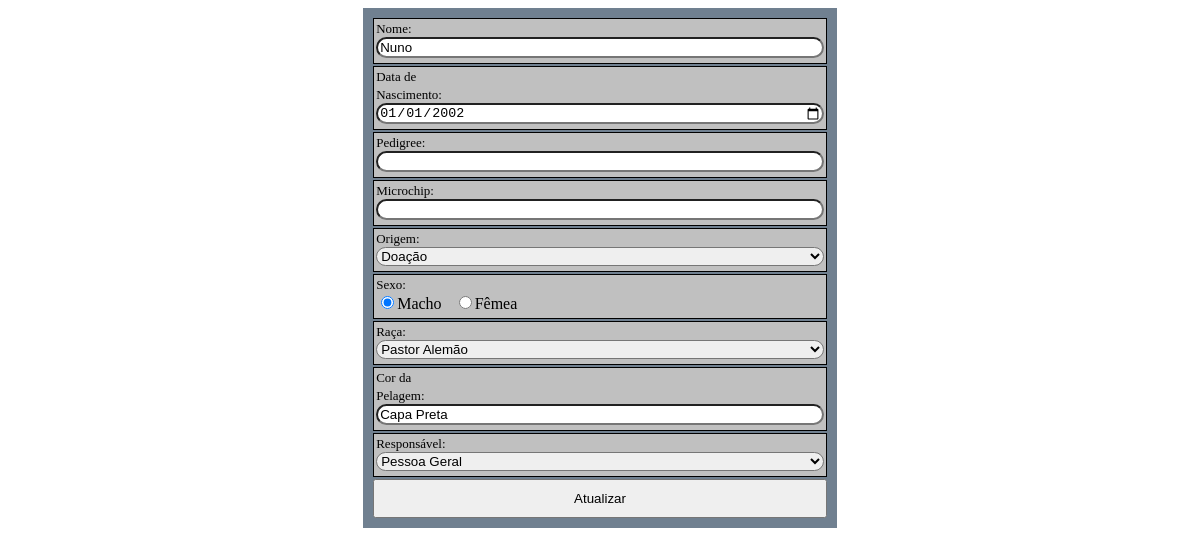
The page /src/Module/Canino/view/edit.php?id_canino=1 on the database its author committed.
### tables this page shows
CREATE TABLE `canino` (
  `id_canino` int(11) NOT NULL AUTO_INCREMENT,
  `nome_canino` text,
  `data_nascimento` date DEFAULT NULL,
  `pedigree` text,
  `microchip` text,
  `origem` varchar(50) DEFAULT NULL,
  `sexo` varchar(50) DEFAULT NULL,
  `id_raca` int(11) DEFAULT NULL,
  `id_box` int(11) DEFAULT NULL,
  `cpf` varchar(11) DEFAULT NULL,
  `cor` varchar(50) DEFAULT NULL,
  PRIMARY KEY (`id_canino`),
  KEY `id_raca` (`id_raca`),
  KEY `id_box` (`id_box`),
  KEY `canino_ibfk_1` (`cpf`),
  CONSTRAINT `canino_ibfk_1` FOREIGN KEY (`cpf`) REFERENCES `pessoa` (`cpf`),
  CONSTRAINT `canino_ibfk_2` FOREIGN KEY (`id_raca`) REFERENCES `raca` (`id_raca`),
  CONSTRAINT `canino_ibfk_3` FOREIGN KEY (`id_box`) REFERENCES `box` (`id_box`)
);

CREATE TABLE `raca` (
  `id_raca` int(11) NOT NULL AUTO_INCREMENT,
  `nome_raca` text,
  PRIMARY KEY (`id_raca`)
);

CREATE TABLE `pessoa` (
  `cpf` varchar(11) NOT NULL,
  `email` text,
  `nome_pessoa` text,
  `senha` text,
  `id_perfil` int(11) DEFAULT NULL,
  PRIMARY KEY (`cpf`),
  KEY `id_perfil` (`id_perfil`),
  CONSTRAINT `pessoa_ibfk_1` FOREIGN KEY (`id_perfil`) REFERENCES `perfil` (`id_perfil`)
);

### src/Module/Canino/Model/CaninoTabela.php (called while the page is built, shortened)
<?php
class CaninoTabela implements ITabela{
    public static function getInstancia() {
        $ds = new \CasteloBranco\Canil\Data\ClientDataSet();
        $ds->setTable("canino");
        return $ds;
    }
    public static function find(array $id) {
        $ds = self::getInstancia();
        return \CasteloBranco\Canil\Factory\Creator::
                factoryMethod(Canino::class,$ds->getRow($id));
    }
}

### src/Data/ClientDataSet.php (called while the page is built, shortened)
<?php
class ClientDataSet {
    private $table;
    public function setTable($table) {
        $this->table = $table;
        return $this;
    }
    public function getRow(array $id){
        $ds = new Table\SelectData($this->table);
        $ds->setWhere($id);
        $ds->setVals($id);
        return $ds->row();
    }
}

### src/Data/Table/SelectData.php (called while the page is built, shortened)
<?php
class SelectData extends DataSet{
    private $table;
    private $join = array();
    private $order = array();
    private $group = array();
    private $where = array();
    private $having = array();
    private $limit = array();
    public function __construct($tblName) {
        $this->table = $tblName;
    }
    public function getComando() {
        $cmd = "SELECT ".substr($this->getCols(),0,-1)." FROM $this->table".$this->space($this->join);
        $cmd .= $this->getJoin().$this->space($this->where);
        $cmd .= $this->getWhere().$this->space($this->group);
        $cmd .= substr($this->getGroup(),0,-1).$this->space($this->having);
        $cmd .= $this->getHaving().$this->space($this->order);
        $cmd .= substr($this->getOrder(),0,-1).$this->space($this->limit);
        $cmd .= substr($this->getLimit(),0,-1).";";
        return $cmd;
    }
    private function getCols(){
        $cols = NULL;
        $cols .= $this->getConcat();
        return "* ";
    }
    private function getConcat(){
        $concat = NULL;
        return $concat;
    }
    private function getJoin(){
        $join = NULL;
        return $join;
    }
     private function getOrder(){
        $order = NULL;
        return $order;
    }
    private function getGroup(){
        $group = NULL;
        return $group;
    }
    private function getHaving(){
        $having = NULL;
        return $having;
    }
    private function getWhere(){
        $where = NULL;
        $termos = NULL;
        if(count($this->where)>0){
            $where .= "WHERE ";
            foreach ($this->where as $str => $value){
                $termos .= "$str LIKE :$str AND";
            }
            $where .= substr($termos,0,-4);
        }
        return $where;
    }
    private function getLimit(){
        $limit = NULL;
        return $limit;
    }
    private function space(array $var){
        if(count($var)>0){
            return " ";
        }
        return NULL;
    }
    public function setVals(array $vals) {
        $this->values = array_merge($this->values,$vals);
    }
    public function setWhere(array $where){
        $this->where = array_merge($this->where,$where);
    }
    public function row($sql = NULL) {
        $sql .= $this->getComando();
        return parent::row($sql);
    }
}

### src/Data/DataSet.php (called while the page is built, shortened)
<?php
class DataSet {
    private $params = array();
    protected $values = array();
    private function init($sql){
        try{
            $con = Conexao::getConection();
            $stmt = $con->prepare($sql);
            foreach ($this->values as $key => $values){
                if(!isset($this->params[$key])){
                    $this->params[$key] = \PDO::PARAM_STR;
                }
                $stmt->bindValue($key,$values,$this->params[$key]);
            }
            $stmt->execute();
            return $stmt;
        } catch (\PDOException $ex) {
            throw $ex;
        }
    }
    public function row($sql){
        $stmt = $this->init($sql);
        $row = $stmt->fetch(\PDO::FETCH_ASSOC);
        return $row;
    }
}

### src/Module/Canino/Controller/CaninoController.php (called while the page is built, shortened)
<?php
class CaninoController implements \CasteloBranco\Canil\Interfaces\IController {
    public function editAction() {
        $canino = \CasteloBranco\Canil\Module\Canino\Model\CaninoTabela::
                find(filter_input_array(INPUT_GET));
        $raca = \CasteloBranco\Canil\Module\Raca\Model\RacaTabela::findAll();
        $pessoa = \CasteloBranco\Canil\Module\Pessoa\Model\PessoaTabela::findAll();
        return array(
          "canino" => $canino,
          "racas" => $raca,
          "pessoa" => $pessoa,
        );
    }
}

### src/Module/Canino/Model/Canino.php (called while the page is built, shortened)
<?php
class Canino extends Product{
    public function setIdCanino($idCanino) {
        return $this;
    }
    public function setNomeCanino($nomeCanino) {
        return $this;
    }
    public function setDataNascimento($dataNascimento) {
        return $this;
    }
    public function setMicrochip($microchip) {
        return $this;
    }
    public function setPedigree($pedigree) {
        return $this;
    }
    public function setOrigem($origem) {
        return $this;
    }
    public function setSexo($sexo) {
        return $this;
    }
    public function setIdRaca($idRaca) {
        return $this;
    }
    public function setIdBox($idBox) {
        return $this;
    }
    public function setCpf($cpf) {
        return $this;
    }
    public function setCor($cor) {
        return $this;
    }
}

### src/Module/Canino/view/edit.php (the view, shortened to what this page needs)
<!DOCTYPE html>
<html>
    <head>
        <?php
            $ctrl = new \CasteloBranco\Canil\Module\Canino\Controller\CaninoController();
            $dados = $ctrl->editAction();
            $can = $dados["canino"];
        ?>
        <link href="../../../public/css/principal.css" rel="stylesheet" type="text/css">
    </head>
    <body>
        <form name="edit_canine" method="post" action="">
            <div>
                <label for="nome_canino">Nome:</label>
                <input type="text" name="nome_canino" value="<?php echo $can->getNomeCanino();?>">
            </div>
            <div>
                <label for="data_nascimento">Data de Nascimento:</label>
                <input type="date" name="data_nascimento" value="<?php echo $can->getDataNascimento();?>">
            </div>
            <div>
                <label for="pedigree">Pedigree:</label>
                <input type="text" name="pedigree" value="<?php echo $can->getPedigree();?>">
            </div>
            <div>
                <label for="microchip">Microchip:</label>
                <input type="text" name="microchip" value="<?php echo $can->getMicrochip();?>">
            </div>
            <div>
                <label for="origem">Origem:</label>
                <select name="origem">
                    <option <?php if($can->getOrigem()=="Doação"):?>
                        selected="true"<?php endif;?> >Doação</option>
                </select>
            </div>
            <div>
                <label for="sexo">Sexo:</label>
                <input type="radio" name="sexo" value="Macho"
                    <?php if($can->getSexo() == "Macho"): ?>
                       checked="true"<?php endif;?>>Macho &nbsp;
                <input type="radio" name="sexo" value="Fêmea"
                       <?php if($can->getSexo() == "Fêmea"): ?>
                       checked="true"<?php endif;?>>Fêmea
            </div>
            <div>
                <label for="id_raca">Raça:</label>
                <select name="id_raca">
                    <?php foreach($dados["racas"] as $opt):?>
                    <option value="<?php echo $opt->id_raca ?>"
                          <?php if($can->getIdRaca()==$opt->id_raca):?>
                        selected="true"<?php endif;?> ><?php
                    echo $opt->nome_raca ?></option>
                    <?php endforeach; ?>
                </select>
            </div>
            <div>
                <label for="cor">Cor da Pelagem:</label>
                <input type="text" name="cor" value="<?php echo $can->getCor();?>">
            </div>
            <div>
                <label for="cpf">Responsável:</label>
                <select name="cpf">
                    <?php foreach ($dados["pessoa"] as $opt): ?>
                    <option value="<?php echo $opt->cpf; ?>"
                             <?php if($can->getCpf()==$opt->cpf):?>
                        selected="true"<?php endif;?>>
                        <?php echo $opt->nome_pessoa; ?></option>
                    <?php endforeach; ?>
                </select>
            </div>
            <input type="submit" name="btn_submit" value="Atualizar">
        </form>
    </body>
</html>

### src/public/css/principal.css (style rules this page uses)
* { box-sizing:border-box; }
html { font:14/1.4 Sans-Serif; }
form { margin:0 30% 0 30%; width: 40%;background-color:slategray; padding:10px 10px 10px 10px; }
form div { border:solid black 1px; background-color:silver;margin-bottom: 2px;padding:0 2px 5px 2px; }
form label { position: relative; font-size: small; margin-right: 100%; }
form input[type=text],select, input[type=date], input[type=time], input[type=password],input[type=email] { width: 100%; border-radius: 20px; }
form input[type=submit], input[type=button] { width: 100%; padding:10px 0 10px 0; }

### rows shown on the page
canino: nome_canino "Nuno", data_nascimento "01/01/2002", origem "Doação", sexo "☑", id_raca "Pastor Alemão", cor "Capa Preta", cpf "Pessoa Geral"
